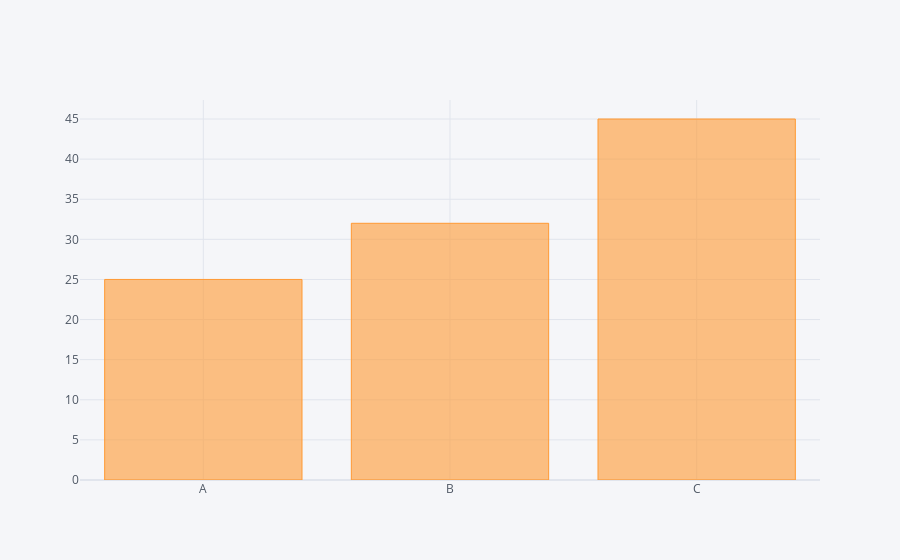

Here is the notebook cell this chart was saved with:
### Code cell
#bar plot

data2.iplot(kind='bar', x='Category', y='Values')

### Figure 1 — Plotly figure (JSON) as saved in the notebook; plotly's stock layout.template omitted (floating-point values rounded to 4 significant figures)
{"data": [{"marker": {"color": "rgba(255, 153, 51, 0.6)", "line": {"color": "rgba(255, 153, 51, 1.0)", "width": 1}}, "name": "Values", "orientation": "v", "text": "", "type": "bar", "x": ["A", "B", "C"], "y": [25, 32, 45]}], "layout": {"legend": {"bgcolor": "#F5F6F9", "font": {"color": "#4D5663"}}, "paper_bgcolor": "#F5F6F9", "plot_bgcolor": "#F5F6F9", "title": {"font": {"color": "#4D5663"}}, "xaxis": {"gridcolor": "#E1E5ED", "showgrid": true, "tickfont": {"color": "#4D5663"}, "title": {"font": {"color": "#4D5663"}, "text": ""}, "zerolinecolor": "#E1E5ED"}, "yaxis": {"gridcolor": "#E1E5ED", "showgrid": true, "tickfont": {"color": "#4D5663"}, "title": {"font": {"color": "#4D5663"}, "text": ""}, "zerolinecolor": "#E1E5ED"}}}
